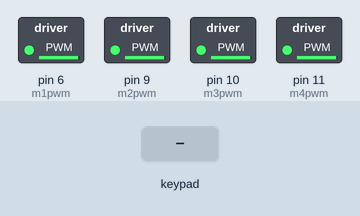
The sketch below on a simulated Arduino Uno, built with avr-gcc and run on an emulated ATmega328P. Shown: switched loads named in the sketch (green lamp = pin HIGH). The test bench sets the inputs (shaded band). What the sketch prints to the serial monitor is not drawn.

Above: at 1.2 s.
1.3 s: key 'U' pressed
2.8 s: key 'D' pressed
4.3 s: key 'L' pressed
Timing chart, 0 to 7.3 s (numbered marks = the images above; inputs shaded):
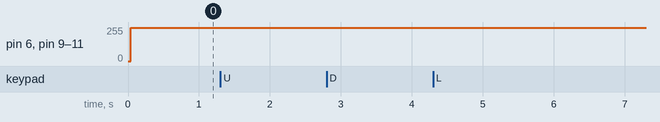

Measured:
- after the input at 1.3 s, every drawn part: stays the same
- after the input at 2.8 s, every drawn part: stays the same
- after the input at 4.3 s, every drawn part: stays the same

The sketch:

PS2test.ino
```cpp
#include <PS2X_lib.h>  //for v1.6

int m1in1 = 2;
int m1in2 = 3;
int m1pwm = 6;
int m2in1 = 4;
int m2in2 = 5;
int m2pwm = 9;
int m3in1 = 7;
int m3in2 = 8;
int m3pwm = 10;
int m4in1 = 12;
int m4in2 = 13;
int m4pwm = 11;

PS2X ps2x; // create PS2 Controller Class

//right now, the library does NOT support hot pluggable controllers, meaning
//you must always either restart your Arduino after you conect the controller,
//or call config_gamepad(pins) again after connecting the controller.
int error = 0;
byte type = 0;
byte vibrate = 0;

void setup() {
  Serial.begin(57600);
  pinMode(m1in1, INPUT);
  pinMode(m1in2, INPUT);
  pinMode(m2in1, INPUT);
  pinMode(m2in2, INPUT);
  pinMode(m3in1, INPUT);
  pinMode(m3in2, INPUT);
  pinMode(m4in1, INPUT);
  pinMode(m4in2, INPUT);

  //CHANGES for v1.6 HERE!!! **************PAY ATTENTION*************

  error = ps2x.config_gamepad(28, 24, 26, 22, true, false); //setup pins and settings:  GamePad(clock, command, attention, data, Pressures?, Rumble?) check for error

  if (error == 0) {
    Serial.println("Found Controller, configured successful");
    Serial.println("Try out all the buttons, X will vibrate the controller, faster as you press harder;");
    Serial.println("holding L1 or R1 will print out the analog stick values.");
    Serial.println("Go to www.billporter.info for updates and to report bugs.");
  }

  else if (error == 1)
    Serial.println("No controller found, check wiring, see readme.txt to enable debug. visit www.billporter.info for troubleshooting tips");

  else if (error == 2)
    Serial.println("Controller found but not accepting commands. see readme.txt to enable debug. Visit www.billporter.info for troubleshooting tips");

  else if (error == 3)
    Serial.println("Controller refusing to enter Pressures mode, may not support it. ");

  //Serial.print(ps2x.Analog(1), HEX);

  type = ps2x.readType();
  switch (type) {
    case 0:
      Serial.println("Unknown Controller type");
      break;
    case 1:
      Serial.println("DualShock Controller Found");
      break;
    case 2:
      Serial.println("GuitarHero Controller Found");
      break;
  }

}

void loop() {
  /* You must Read Gamepad to get new values
    Read GamePad and set vibration values
    ps2x.read_gamepad(small motor on/off, larger motor strenght from 0-255)
    if you don't enable the rumble, use ps2x.read_gamepad(); with no values

    you should call this at least once a second
  */


  if (error == 1) //skip loop if no controller found
    return;

  if (type == 2) { //Guitar Hero Controller

    return;
  }

  else { //DualShock Controller

    ps2x.read_gamepad(false, vibrate);          //read controller and set large motor to spin at 'vibrate' speed

    if (ps2x.Button(PSB_START))                  //will be TRUE as long as button is pressed
      Serial.println("Start is being held");
    if (ps2x.Button(PSB_SELECT))
      Serial.println("Select is being held");


    if (ps2x.Button(PSB_PAD_UP)) {        //will be TRUE as long as button is pressed
      Serial.print("Up held this hard: ");
      Serial.println(ps2x.Analog(PSAB_PAD_UP), DEC);
      runForward();
    }
    else if (ps2x.Button(PSB_PAD_RIGHT)) {
      Serial.print("Right held this hard: ");
      Serial.println(ps2x.Analog(PSAB_PAD_RIGHT), DEC);
      turnRight();
    }
    else if (ps2x.Button(PSB_PAD_LEFT)) {
      Serial.print("LEFT held this hard: ");
      Serial.println(ps2x.Analog(PSAB_PAD_LEFT), DEC);
      turnLeft();
    }
    else if (ps2x.Button(PSB_PAD_DOWN)) {
      Serial.print("DOWN held this hard: ");
      Serial.println(ps2x.Analog(PSAB_PAD_DOWN), DEC);
      runBackward();
    }
    else
    {
      stopMotor();
    }


    vibrate = ps2x.Analog(PSAB_BLUE);        //this will set the large motor vibrate speed based on
    //how hard you press the blue (X) button

    if (ps2x.NewButtonState())               //will be TRUE if any button changes state (on to off, or off to on)
    {


      if (ps2x.Button(PSB_L3))
        Serial.println("L3 pressed");
      if (ps2x.Button(PSB_R3))
        Serial.println("R3 pressed");
      if (ps2x.Button(PSB_L2))
        Serial.println("L2 pressed");
      if (ps2x.Button(PSB_R2))
        Serial.println("R2 pressed");
      if (ps2x.Button(PSB_GREEN))
        Serial.println("Triangle pressed");

    }


    if (ps2x.ButtonPressed(PSB_RED))            //will be TRUE if button was JUST pressed
      Serial.println("Circle just pressed");

    if (ps2x.ButtonReleased(PSB_PINK))            //will be TRUE if button was JUST released
      Serial.println("Square just released");

    if (ps2x.NewButtonState(PSB_BLUE))           //will be TRUE if button was JUST pressed OR released
      Serial.println("X just changed");


    if (ps2x.Button(PSB_L1) || ps2x.Button(PSB_R1)) // print stick values if either is TRUE
    {
      Serial.print("Stick Values:");
      Serial.print(ps2x.Analog(PSS_LY), DEC); //Left stick, Y axis. Other options: LX, RY, RX
      Serial.print(",");
      Serial.print(ps2x.Analog(PSS_LX), DEC);
      Serial.print(",");
      Serial.print(ps2x.Analog(PSS_RY), DEC);
      Serial.print(",");
      Serial.println(ps2x.Analog(PSS_RX), DEC);
    }


  }


  delay(50);

}

void runForward() {
  analogWrite(m1pwm, 250);
  analogWrite(m2pwm, 250);
  analogWrite(m3pwm, 250);
  analogWrite(m4pwm, 250);
  digitalWrite(m1in1, LOW);
  digitalWrite(m1in2, HIGH);
  digitalWrite(m2in1, LOW);
  digitalWrite(m2in2, HIGH);
  digitalWrite(m3in1, HIGH);
  digitalWrite(m3in2, LOW);
  digitalWrite(m4in1, HIGH);
  digitalWrite(m4in2, LOW);
  Serial.println("Run forward");
}
void runBackward() {
  analogWrite(m1pwm, 250);
  analogWrite(m2pwm, 250);
  analogWrite(m3pwm, 250);
  analogWrite(m4pwm, 250);
  digitalWrite(m1in1, !LOW);
  digitalWrite(m1in2, !HIGH);
  digitalWrite(m2in1, !LOW);
  digitalWrite(m2in2, !HIGH);
  digitalWrite(m3in1, !HIGH);
  digitalWrite(m3in2, !LOW);
  digitalWrite(m4in1, !HIGH);
  digitalWrite(m4in2, !LOW);
  Serial.println("Run backward");
}

void turnRight() {
  analogWrite(m1pwm, 250);
  analogWrite(m2pwm, 250);
  analogWrite(m3pwm, 250);
  analogWrite(m4pwm, 250);
  digitalWrite(m1in1, HIGH);
  digitalWrite(m1in2, LOW);
  digitalWrite(m2in1, HIGH);
  digitalWrite(m2in2, LOW);
  digitalWrite(m3in1, HIGH);
  digitalWrite(m3in2, LOW);
  digitalWrite(m4in1, HIGH);
  digitalWrite(m4in2, LOW);
  Serial.println("turn left");
}

void turnLeft() {
  analogWrite(m1pwm, 250);
  analogWrite(m2pwm, 250);
  analogWrite(m3pwm, 250);
  analogWrite(m4pwm, 250);
  digitalWrite(m1in1, !HIGH);
  digitalWrite(m1in2, !LOW);
  digitalWrite(m2in1, !HIGH);
  digitalWrite(m2in2, !LOW);
  digitalWrite(m3in1, !HIGH);
  digitalWrite(m3in2, !LOW);
  digitalWrite(m4in1, !HIGH);
  digitalWrite(m4in2, !LOW);
  Serial.println("turn right");
}
void stopMotor() {
  analogWrite(m1pwm, 250);
  analogWrite(m2pwm, 250);
  analogWrite(m3pwm, 250);
  analogWrite(m4pwm, 250);
  digitalWrite(m1in1, LOW);
  digitalWrite(m1in2, LOW);
  digitalWrite(m2in1, LOW);
  digitalWrite(m2in2, LOW);
  digitalWrite(m3in1, LOW);
  digitalWrite(m3in2, LOW);
  digitalWrite(m4in1, LOW);
  digitalWrite(m4in2, LOW);
  Serial.println("stop motor");
}
```
